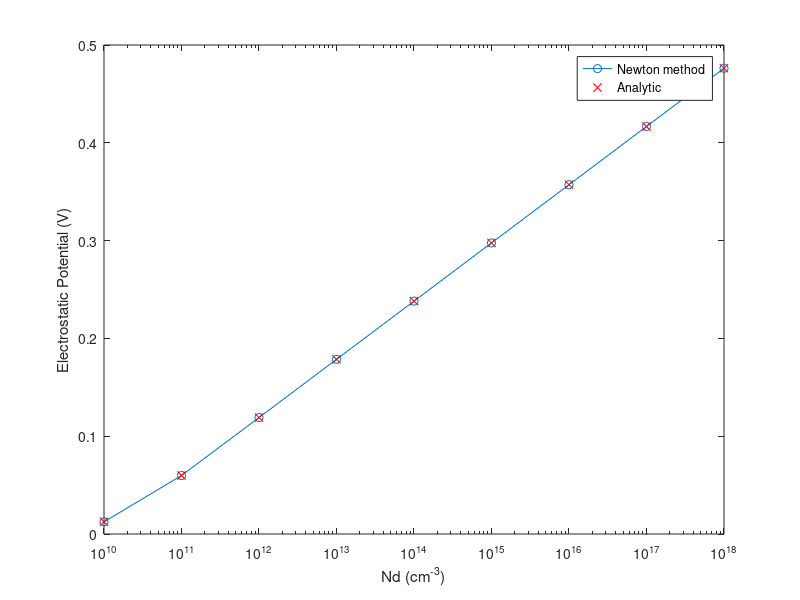
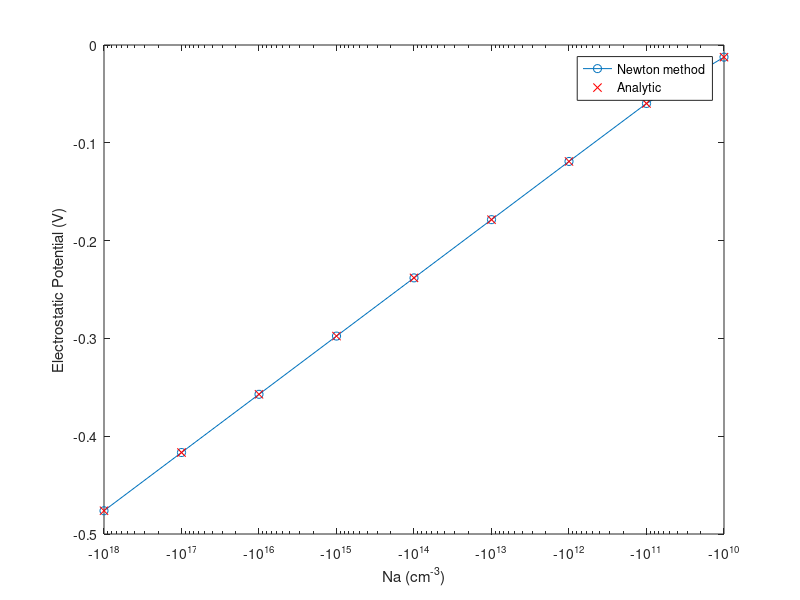
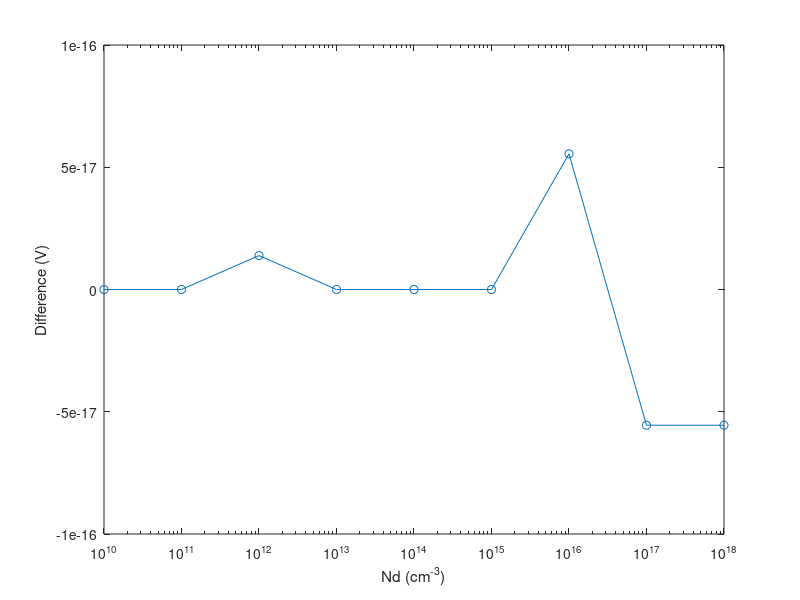
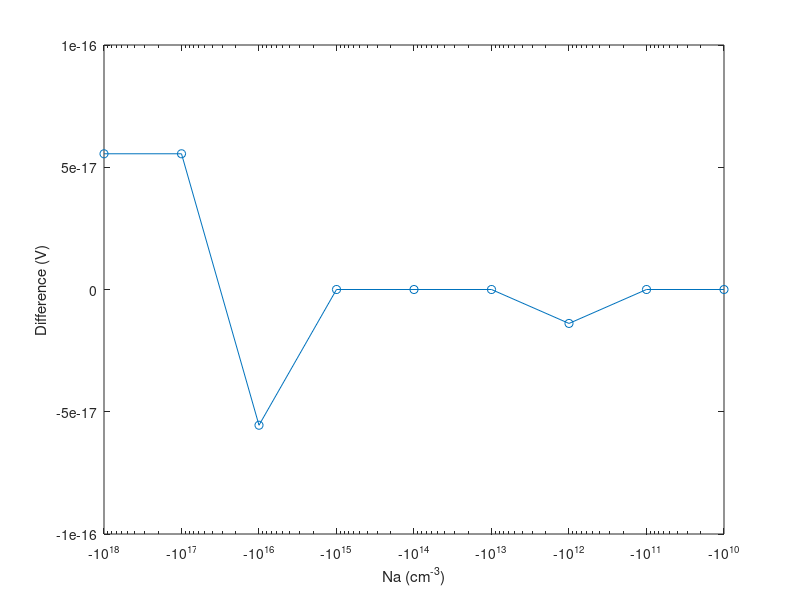

Write the MATLAB code that produced these figures, in order.
clear;

q = 1.602192e-19; % Elementary charge, C
% eps0 = 8.854187817e-12; % Vacuum permittivity, F/m
% eps_si = 11.7;
% eps_ox = 3.9;
k_B = 1.380662e-23; % Boltzmann constant, J/K
T = 300.0; % Temperature, K
thermal = k_B*T/q; % Thermal voltage, V
ni = 1e16; % 1e10 /cm^3
Nd = zeros(9,1);
Na = zeros(9,1);

phi_Nd = zeros(9,1);
phi_analytic_Nd = zeros(9,1);
jaco1 = zeros(9,1);
res1  = zeros(9,1);
update1 = zeros(9,1);

for i = 1:9
    Nd(i,1) = 10^(15+i); %1e10 ~ 1e18 /cm^3
    if i>1
        phi_Nd(i,1)=phi_Nd(i-1,1);
    end
    for newton = 1:20;
        jaco1(i,1) = ni/thermal*exp(phi_Nd(i,1)/thermal)+ni/thermal*exp(-phi_Nd(i,1)/thermal);
        res1(i,1) = ni*exp(phi_Nd(i)/thermal)-ni*exp(-phi_Nd(i,1)/thermal)-Nd(i,1);
        update1(i,1) = -res1(i,1)/jaco1(i,1);
        phi_Nd(i,1) = phi_Nd(i,1) + update1(i,1);
        
        if abs(update1(i,1)) < 1e-10
            break;
        end
    end
    phi_analytic_Nd(i,1) = thermal*asinh(Nd(i,1)/2/ni);    
end

figure(1)
semilogx(Nd/1e6,phi_Nd,'o-'); hold on;
semilogx(Nd/1e6,phi_analytic_Nd,'rx');
xlabel('Nd (cm^{-3})')
ylabel('Electrostatic Potential (V)')
legend('Newton method', 'Analytic')

phi_Na = zeros(9,1);
phi_analytic_Na = zeros(9,1);
jaco2 = zeros(9,1);
res2  = zeros(9,1);
update2 = zeros(9,1);

for i = 1:9
    Na(i,1) = 10^(15+i); %1e10 ~ 1e18 /cm^3
    if i>1
        phi_Na(i,1)=phi_Na(i-1,1);
    end
    for newton = 1:20;
        jaco2(i,1) = ni/thermal*exp(phi_Na(i,1)/thermal)+ni/thermal*exp(-phi_Na(i,1)/thermal);
        res2(i,1) = ni*exp(phi_Na(i,1)/thermal)-ni*exp(-phi_Na(i,1)/thermal)+Na(i,1);
        update2(i,1) = -res2(i,1)/jaco2(i,1);
        phi_Na(i,1) = phi_Na(i,1) + update2(i,1);
        
        if abs(update2(i,1)) < 1e-10
            break;
        end
    end
    phi_analytic_Na(i,1) = thermal*asinh(-Na(i,1)/2/ni);
end

figure(2)
semilogx(-Na/1e6,phi_Na,'o-'); hold on;
semilogx(-Na/1e6,phi_analytic_Na,'rx');
xlabel('Na (cm^{-3})')
ylabel('Electrostatic Potential (V)')
legend('Newton method', 'Analytic')

figure(3)
error1 = zeros(9,1);
error1 = phi_Nd - phi_analytic_Nd;
semilogx(Nd/1e6,error1,'o-'); hold on;
xlabel('Nd (cm^{-3})')
ylabel('Difference (V)')

figure(4)
error2 = zeros(9,1);
error2 = phi_Na - phi_analytic_Na;
semilogx(-Na/1e6,error2,'o-'); hold on;
xlabel('Na (cm^{-3})')
ylabel('Difference (V)')
